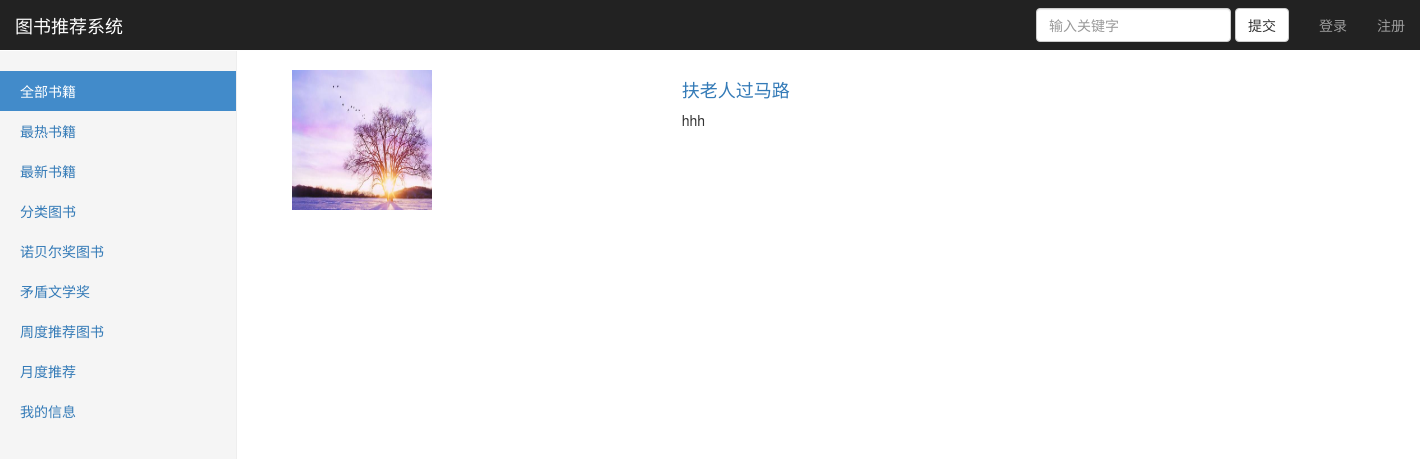
The page /action/action/ on the database its author committed.
### user/models.py (models this page shows)
class Action(models.Model):
    user=models.ManyToManyField(User,verbose_name="参加用户",blank=True)
    new=models.ManyToManyField(User,verbose_name="审核用户",related_name="newuser",blank=True)
    num=models.IntegerField(verbose_name="参与人数",default=0)
    one=models.ImageField(upload_to='media',verbose_name="第一")
    two=models.ImageField(upload_to='media',verbose_name="第二",null=True)
    three=models.ImageField(upload_to='media',verbose_name="第三",null=True)
    title=models.CharField(verbose_name="活动标题",max_length=64)
    content=models.TextField(verbose_name="活动内容")
    status=models.BooleanField(verbose_name="状态")
    class Meta:
        verbose_name="活动"
        verbose_name_plural=verbose_name

### action/views.py (the view)
# urls.py: path('action/',views.action,name='action'),
def action(request):
    action=Action.objects.all()
    return render(request,'action/action.html',{'action':action})

### action/templates/action/action.html
{% extends 'base.html' %}
{% block right-panel-content %}
<div class="container">
	{% for i in action %}
	<div class="row clearfix">
		<div class="col-md-4 column">
			<img alt="140x140" src="/media/{{ i.one }}" width=140px height=140px />
		</div>
		<div class="col-md-8 column">
			<h4><a href="{% url 'actionone' i.id %}">{{ i.title }}</a></h4>
			<p>{{ i.content }}</p>
		</div>
	</div>
	{% endfor %}
</div>
{% endblock %}

### static/css/dashboard.css (style rules this page uses)
body { padding-top: 50px; }

### rows shown on the page
Action: one (picture), title "扶老人过马路", content "hhh"
